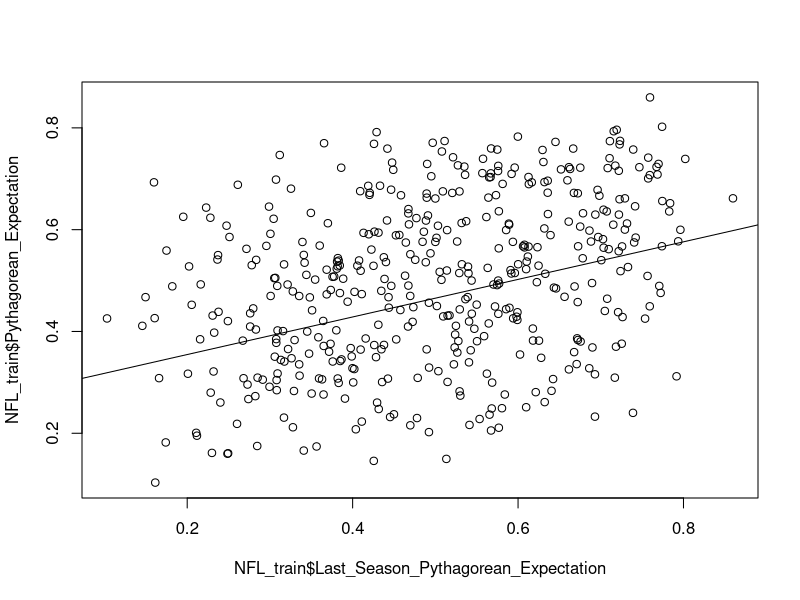
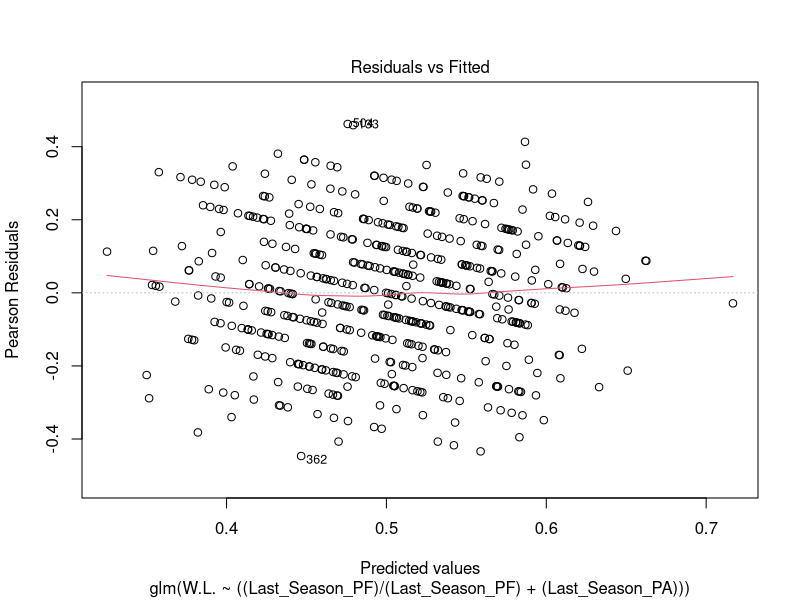
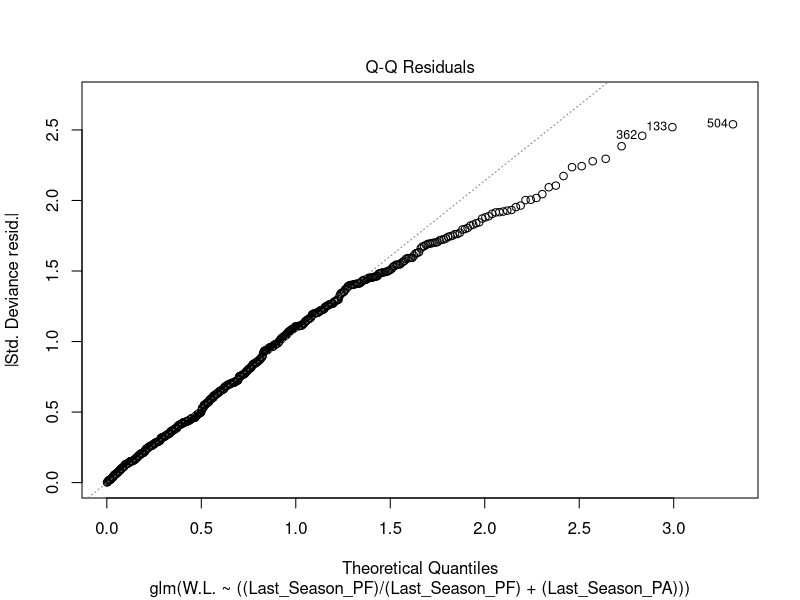
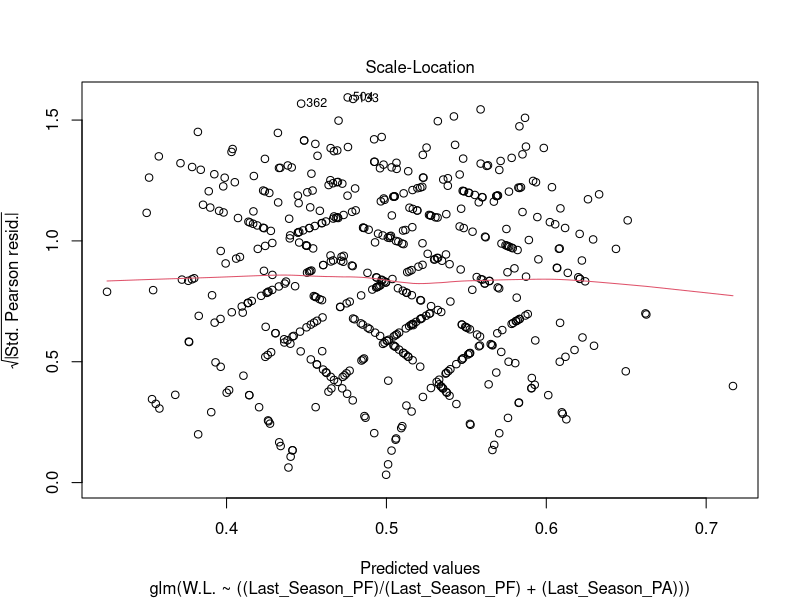
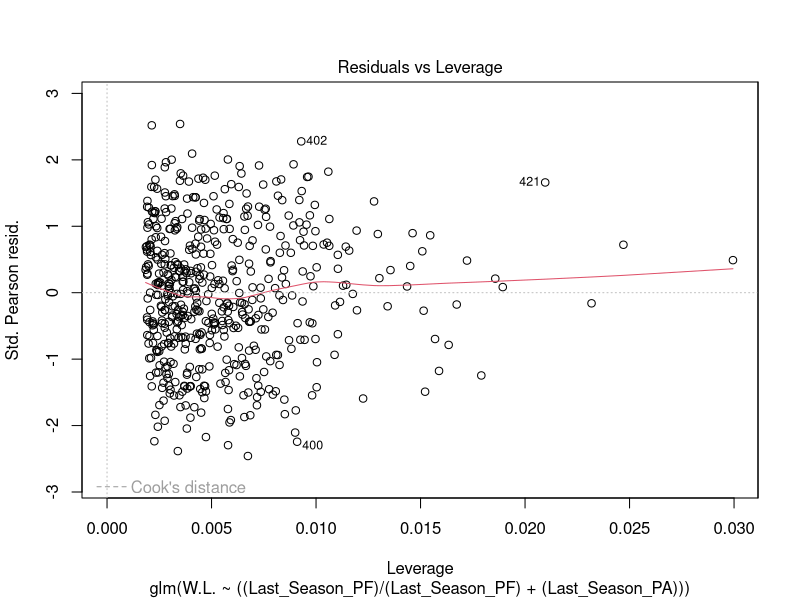

R code for these plots, in order: (Note: this script raises an error after producing the figures.)
rm(list = ls())
NFL_2019 <- read.csv("NFL_2003-2019.csv")
summary(NFL_2019)
attach(NFL_2019)
library(tidyverse)

NFL_2019 <- transform(NFL_2019, Pythagorean_Expectation = 1/(1+(PA/PF)^2.37))
NFL_2019 <- transform(NFL_2019, Expected_Win = Pythagorean_Expectation*16)
NFL_2019 <- transform(NFL_2019, Last_Season_Pythagorean_Expectation = 1/(1+(Last_Season_PA/Last_Season_PF)^2.37))
attach(NFL_2019)

NFL_train <- NFL_2019[97:544,]
NFL_test <- NFL_2019[1:96,]

Data.fit <- lm(NFL_train$PD ~ NFL_train$Last_Season_PD)
summary(Data.fit)

plot(NFL_train$Last_Season_Pythagorean_Expectation, NFL_train$Pythagorean_Expectation)
abline(Data.fit)

anova(Data.fit)

library(ggplot2)
Data.fit.log <- glm(W.L. ~ ((Last_Season_PF)/(Last_Season_PF)+(Last_Season_PA)))
summary(Data.fit.log)
plot(Data.fit.log)

for (i in 32){
  Teams_2019[i,] <- NFL_2019[i,]
}

Arizona_Cardinals <- NFL_2019[seq(1, nrow(NFL_2019), 32),]
Atlanta_Falcons <- NFL_2019[seq(2, nrow(NFL_2019), 32),]
Baltimore_Ravens <- NFL_2019[seq(3, nrow(NFL_2019), 32),]
Buffalo_Bills <- NFL_2019[seq(4, nrow(NFL_2019), 32),]
Carolina_Panthers <- NFL_2019[seq(5, nrow(NFL_2019), 32),]
Chicago_Bears <- NFL_2019[seq(6,nrow(NFL_2019), 32),]
Cincinnati_Bengals <- NFL_2019[seq(7,nrow(NFL_2019), 32),]
Cleveland_Browns <- NFL_2019[seq(8,nrow(NFL_2019), 32),]
Dallas_Cowboys <- NFL_2019[seq(9,nrow(NFL_2019), 32),]
Denver_Broncos <- NFL_2019[seq(10, nrow(NFL_2019), 32),]
Detroit_Lions <- NFL_2019[seq(11, nrow(NFL_2019),32),]
Greenbay_Packers <- NFL_2019[seq(12,nrow(NFL_2019), 32),]
Houston_Texans <- NFL_2019[seq(13,nrow(NFL_2019), 32),]
Indianapolis_Colts <- NFL_2019[seq(14,nrow(NFL_2019), 32),]
Jacksonville_Jaguars <- NFL_2019[seq(15,nrow(NFL_2019), 32),]
KansasCity_Chiefs <- NFL_2019[seq(16,nrow(NFL_2019), 32),]
Miami_Dolphins <- NFL_2019[seq(17,nrow(NFL_2019), 32),]
Minnesota_Vikings <- NFL_2019[seq(18,nrow(NFL_2019), 32),]
NewEngland_Patriots <- NFL_2019[seq(19,nrow(NFL_2019), 32),]
NewOrleans_Saints <- NFL_2019[seq(20,nrow(NFL_2019), 32),]
NewYork_Giants <- NFL_2019[seq(21,nrow(NFL_2019), 32),]
NewYork_Jets <- NFL_2019[seq(22,nrow(NFL_2019), 32),]
Oakland_Raiders <- NFL_2019[seq(23,nrow(NFL_2019), 32),]
Philadelphia_Eagles <- NFL_2019[seq(24,nrow(NFL_2019), 32),]
Pittsburgh_Steelers <- NFL_2019[seq(25,nrow(NFL_2019), 32),]
SanDiego_Chargers <- NFL_2019[seq(26,nrow(NFL_2019), 32),]
SanFrancisco_49ers <- NFL_2019[seq(27,nrow(NFL_2019), 32),]
Seattle_Seahawks <- NFL_2019[seq(28,nrow(NFL_2019), 32),]
StLouis_Rams <- NFL_2019[seq(29,nrow(NFL_2019), 32),]
TampaBay_Buccaneers <- NFL_2019[seq(30,nrow(NFL_2019), 32),]
Tenessee_Titans <- NFL_2019[seq(31,nrow(NFL_2019), 32),]
Washington_Redskins <- NFL_2019[seq(32,nrow(NFL_2019), 32),]


NFL_2019 <- transform(NFL_2019, Pytha_Ratio = (Expected_Win)/(W))
plot(NFL_2019$Last_Season_PF, NFL_2019$Pytha_Ratio)
